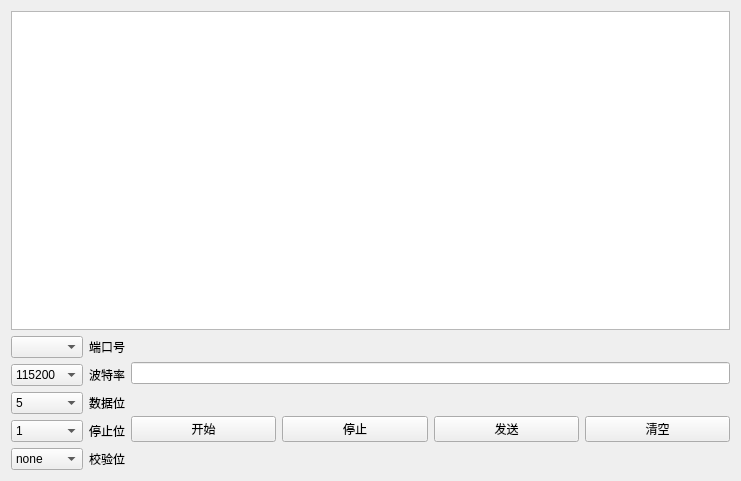
<?xml version="1.0" encoding="UTF-8"?>
<ui version="4.0">
 <class>Widget</class>
 <widget class="QWidget" name="Widget">
  <property name="geometry">
   <rect>
    <x>0</x>
    <y>0</y>
    <width>741</width>
    <height>481</height>
   </rect>
  </property>
  <property name="windowTitle">
   <string>串口调试助手</string>
  </property>
  <layout class="QGridLayout" name="gridLayout_2">
   <item row="1" column="3">
    <spacer name="horizontalSpacer">
     <property name="orientation">
      <enum>Qt::Horizontal</enum>
     </property>
     <property name="sizeType">
      <enum>QSizePolicy::Fixed</enum>
     </property>
     <property name="sizeHint" stdset="0">
      <size>
       <width>0</width>
       <height>0</height>
      </size>
     </property>
    </spacer>
   </item>
   <item row="2" column="1">
    <layout class="QGridLayout" name="gridLayout">
     <item row="0" column="0">
      <widget class="QComboBox" name="serialCb"/>
     </item>
     <item row="0" column="1">
      <widget class="QLabel" name="label">
       <property name="text">
        <string>端口号</string>
       </property>
      </widget>
     </item>
     <item row="1" column="0">
      <widget class="QComboBox" name="baudrateCb">
       <property name="currentIndex">
        <number>2</number>
       </property>
       <item>
        <property name="text">
         <string>4800</string>
        </property>
       </item>
       <item>
        <property name="text">
         <string>9600</string>
        </property>
       </item>
       <item>
        <property name="text">
         <string>115200</string>
        </property>
       </item>
      </widget>
     </item>
     <item row="1" column="1">
      <widget class="QLabel" name="label_2">
       <property name="text">
        <string>波特率</string>
       </property>
      </widget>
     </item>
     <item row="2" column="0">
      <widget class="QComboBox" name="dataCb">
       <item>
        <property name="text">
         <string>5</string>
        </property>
       </item>
       <item>
        <property name="text">
         <string>6</string>
        </property>
       </item>
       <item>
        <property name="text">
         <string>7</string>
        </property>
       </item>
       <item>
        <property name="text">
         <string>8</string>
        </property>
       </item>
      </widget>
     </item>
     <item row="2" column="1">
      <widget class="QLabel" name="label_3">
       <property name="text">
        <string>数据位</string>
       </property>
      </widget>
     </item>
     <item row="3" column="0">
      <widget class="QComboBox" name="stopCb">
       <item>
        <property name="text">
         <string>1</string>
        </property>
       </item>
       <item>
        <property name="text">
         <string>1.5</string>
        </property>
       </item>
       <item>
        <property name="text">
         <string>2</string>
        </property>
       </item>
      </widget>
     </item>
     <item row="3" column="1">
      <widget class="QLabel" name="label_4">
       <property name="text">
        <string>停止位</string>
       </property>
      </widget>
     </item>
     <item row="4" column="0">
      <widget class="QComboBox" name="checkCb">
       <item>
        <property name="text">
         <string>none</string>
        </property>
       </item>
      </widget>
     </item>
     <item row="4" column="1">
      <widget class="QLabel" name="label_5">
       <property name="text">
        <string>校验位</string>
       </property>
      </widget>
     </item>
    </layout>
   </item>
   <item row="3" column="2">
    <spacer name="verticalSpacer">
     <property name="orientation">
      <enum>Qt::Vertical</enum>
     </property>
     <property name="sizeType">
      <enum>QSizePolicy::Fixed</enum>
     </property>
     <property name="sizeHint" stdset="0">
      <size>
       <width>0</width>
       <height>0</height>
      </size>
     </property>
    </spacer>
   </item>
   <item row="1" column="1" colspan="2">
    <widget class="QPlainTextEdit" name="recvEdit"/>
   </item>
   <item row="2" column="2">
    <layout class="QVBoxLayout" name="verticalLayout">
     <item>
      <widget class="QLineEdit" name="sendEdit"/>
     </item>
     <item>
      <layout class="QHBoxLayout" name="horizontalLayout">
       <item>
        <widget class="QPushButton" name="startBtn">
         <property name="text">
          <string>开始</string>
         </property>
        </widget>
       </item>
       <item>
        <widget class="QPushButton" name="stopBtn">
         <property name="text">
          <string>停止</string>
         </property>
        </widget>
       </item>
       <item>
        <widget class="QPushButton" name="sendBtn">
         <property name="text">
          <string>发送</string>
         </property>
        </widget>
       </item>
       <item>
        <widget class="QPushButton" name="clearBtn">
         <property name="text">
          <string>清空</string>
         </property>
        </widget>
       </item>
      </layout>
     </item>
    </layout>
   </item>
   <item row="2" column="0">
    <spacer name="horizontalSpacer_2">
     <property name="orientation">
      <enum>Qt::Horizontal</enum>
     </property>
     <property name="sizeType">
      <enum>QSizePolicy::Fixed</enum>
     </property>
     <property name="sizeHint" stdset="0">
      <size>
       <width>0</width>
       <height>0</height>
      </size>
     </property>
    </spacer>
   </item>
   <item row="0" column="2">
    <spacer name="verticalSpacer_2">
     <property name="orientation">
      <enum>Qt::Vertical</enum>
     </property>
     <property name="sizeType">
      <enum>QSizePolicy::Fixed</enum>
     </property>
     <property name="sizeHint" stdset="0">
      <size>
       <width>0</width>
       <height>0</height>
      </size>
     </property>
    </spacer>
   </item>
  </layout>
 </widget>
 <resources/>
 <connections/>
</ui>
